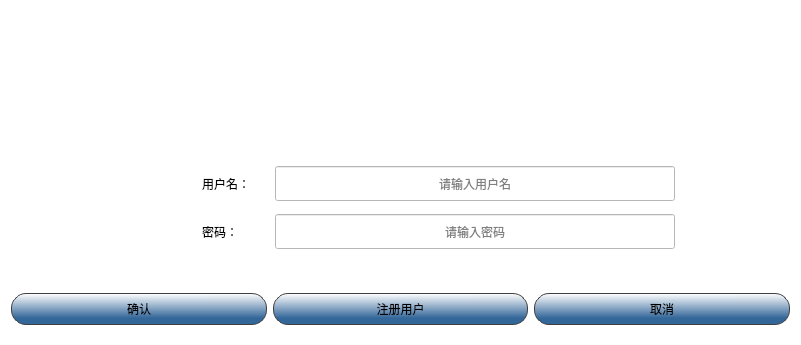
<?xml version="1.0" encoding="UTF-8"?>
<ui version="4.0">
 <class>LogInWindow</class>
 <widget class="QDialog" name="LogInWindow">
  <property name="windowModality">
   <enum>Qt::NonModal</enum>
  </property>
  <property name="geometry">
   <rect>
    <x>0</x>
    <y>0</y>
    <width>801</width>
    <height>345</height>
   </rect>
  </property>
  <property name="minimumSize">
   <size>
    <width>50</width>
    <height>0</height>
   </size>
  </property>
  <property name="windowTitle">
   <string>登录</string>
  </property>
  <property name="styleSheet">
   <string notr="true">background-color: rgb(255, 255, 255)</string>
  </property>
  <layout class="QGridLayout" name="gridLayout">
   <item row="2" column="0">
    <widget class="QLabel" name="label">
     <property name="maximumSize">
      <size>
       <width>16777215</width>
       <height>100</height>
      </size>
     </property>
     <property name="text">
      <string>&lt;html&gt;&lt;head/&gt;&lt;body&gt;&lt;p&gt;&lt;img src=&quot;:/image/edge(login).png&quot;/&gt;&lt;/p&gt;&lt;/body&gt;&lt;/html&gt;</string>
     </property>
    </widget>
   </item>
   <item row="5" column="0">
    <spacer name="verticalSpacer_4">
     <property name="orientation">
      <enum>Qt::Vertical</enum>
     </property>
     <property name="sizeType">
      <enum>QSizePolicy::Preferred</enum>
     </property>
     <property name="sizeHint" stdset="0">
      <size>
       <width>18</width>
       <height>31</height>
      </size>
     </property>
    </spacer>
   </item>
   <item row="6" column="0">
    <layout class="QHBoxLayout" name="horizontalLayout">
     <item>
      <widget class="QPushButton" name="btn_confirm">
       <property name="styleSheet">
        <string notr="true">background-color: qlineargradient(spread:pad, x1:0.541701, y1:1, x2:0.537, y2:0, stop:0.20398 rgba(51, 102, 153, 255), stop:1 rgba(255, 255, 255, 255));
border-style:none;
border:1px solid #3f3f3f; 

padding:5px;
min-height:20px;
border-radius:15px;</string>
       </property>
       <property name="text">
        <string>确认</string>
       </property>
      </widget>
     </item>
     <item>
      <widget class="QPushButton" name="btn_register">
       <property name="styleSheet">
        <string notr="true">background-color: qlineargradient(spread:pad, x1:0.541701, y1:1, x2:0.537, y2:0, stop:0.20398 rgba(51, 102, 153, 255), stop:1 rgba(255, 255, 255, 255));
border-style:none;
border:1px solid #3f3f3f; 

padding:5px;
min-height:20px;
border-radius:15px;</string>
       </property>
       <property name="text">
        <string>注册用户</string>
       </property>
      </widget>
     </item>
     <item>
      <widget class="QPushButton" name="btn_cancel">
       <property name="styleSheet">
        <string notr="true">background-color: qlineargradient(spread:pad, x1:0.541701, y1:1, x2:0.537, y2:0, stop:0.20398 rgba(51, 102, 153, 255), stop:1 rgba(255, 255, 255, 255));
border-style:none;
border:1px solid #3f3f3f; 

padding:5px;
min-height:20px;
border-radius:15px;</string>
       </property>
       <property name="text">
        <string>取消</string>
       </property>
      </widget>
     </item>
    </layout>
   </item>
   <item row="4" column="0">
    <layout class="QHBoxLayout" name="horizontalLayout_4">
     <item>
      <widget class="QLabel" name="label_9">
       <property name="minimumSize">
        <size>
         <width>75</width>
         <height>75</height>
        </size>
       </property>
       <property name="maximumSize">
        <size>
         <width>75</width>
         <height>75</height>
        </size>
       </property>
       <property name="styleSheet">
        <string notr="true"/>
       </property>
       <property name="text">
        <string/>
       </property>
       <property name="pixmap">
        <pixmap resource="main.qrc">:/image/main_title.jpg</pixmap>
       </property>
      </widget>
     </item>
     <item>
      <layout class="QVBoxLayout" name="verticalLayout">
       <property name="spacing">
        <number>13</number>
       </property>
       <item>
        <layout class="QHBoxLayout" name="horizontalLayout_2">
         <item>
          <widget class="QLabel" name="label_2">
           <property name="minimumSize">
            <size>
             <width>60</width>
             <height>35</height>
            </size>
           </property>
           <property name="maximumSize">
            <size>
             <width>60</width>
             <height>16777215</height>
            </size>
           </property>
           <property name="text">
            <string>用户名：</string>
           </property>
          </widget>
         </item>
         <item>
          <widget class="QLineEdit" name="user_name_lineEdit">
           <property name="minimumSize">
            <size>
             <width>400</width>
             <height>35</height>
            </size>
           </property>
           <property name="maximumSize">
            <size>
             <width>400</width>
             <height>35</height>
            </size>
           </property>
           <property name="styleSheet">
            <string notr="true">border-color: qlineargradient(spread:pad, x1:0, y1:0, x2:1, y2:0, stop:0 rgba(0, 0, 0, 255), stop:1 rgba(255, 255, 255, 255));</string>
           </property>
           <property name="alignment">
            <set>Qt::AlignCenter</set>
           </property>
           <property name="placeholderText">
            <string>请输入用户名</string>
           </property>
           <property name="clearButtonEnabled">
            <bool>true</bool>
           </property>
          </widget>
         </item>
        </layout>
       </item>
       <item>
        <layout class="QHBoxLayout" name="horizontalLayout_3">
         <item>
          <widget class="QLabel" name="label_3">
           <property name="minimumSize">
            <size>
             <width>60</width>
             <height>35</height>
            </size>
           </property>
           <property name="maximumSize">
            <size>
             <width>60</width>
             <height>16777215</height>
            </size>
           </property>
           <property name="text">
            <string>密码：</string>
           </property>
           <property name="alignment">
            <set>Qt::AlignLeading|Qt::AlignLeft|Qt::AlignVCenter</set>
           </property>
          </widget>
         </item>
         <item>
          <widget class="QLineEdit" name="user_password_lineEdit">
           <property name="minimumSize">
            <size>
             <width>400</width>
             <height>35</height>
            </size>
           </property>
           <property name="maximumSize">
            <size>
             <width>400</width>
             <height>35</height>
            </size>
           </property>
           <property name="layoutDirection">
            <enum>Qt::LeftToRight</enum>
           </property>
           <property name="echoMode">
            <enum>QLineEdit::Password</enum>
           </property>
           <property name="alignment">
            <set>Qt::AlignCenter</set>
           </property>
           <property name="placeholderText">
            <string>请输入密码</string>
           </property>
           <property name="clearButtonEnabled">
            <bool>true</bool>
           </property>
          </widget>
         </item>
        </layout>
       </item>
      </layout>
     </item>
     <item>
      <spacer name="horizontalSpacer_2">
       <property name="orientation">
        <enum>Qt::Horizontal</enum>
       </property>
       <property name="sizeType">
        <enum>QSizePolicy::Preferred</enum>
       </property>
       <property name="sizeHint" stdset="0">
        <size>
         <width>60</width>
         <height>20</height>
        </size>
       </property>
      </spacer>
     </item>
    </layout>
   </item>
   <item row="3" column="0">
    <spacer name="verticalSpacer">
     <property name="orientation">
      <enum>Qt::Vertical</enum>
     </property>
     <property name="sizeType">
      <enum>QSizePolicy::Preferred</enum>
     </property>
     <property name="sizeHint" stdset="0">
      <size>
       <width>20</width>
       <height>35</height>
      </size>
     </property>
    </spacer>
   </item>
  </layout>
 </widget>
 <resources>
  <include location="qss.qrc"/>
  <include location="main.qrc"/>
 </resources>
 <connections/>
</ui>
